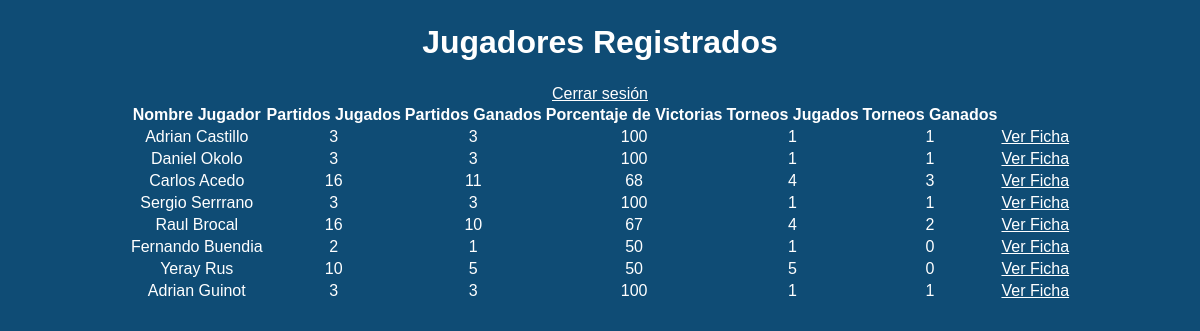
/Vistas/jugadoresVista.php, run on the app's committed database.
### tables this page shows
create table T_Jugadores(
	id int auto_increment,
    nombre varchar(255),
    partidosJugados int,
    partidosGanados int,
    porcentajeVictorias int,
    torneosJugados int,
    torneosGanados int,
    primary key(id)
	
);

### AccesoDatos/jugadoresAccesoDatos.php (called while the page is built, shortened)
<?php
class jugadoresAccesoDatos{
	function obtener(){
		$conexion = mysqli_connect('localhost','root','12345');
 		mysqli_select_db($conexion, 'Torneos');
		$consulta = mysqli_prepare($conexion, "SELECT * FROM T_Jugadores");
        $consulta->execute();
        $result = $consulta->get_result();
		$torneos =  array();
        while ($myrow = $result->fetch_assoc()) {
			array_push($torneos,$myrow);
        }
		return $torneos;
	}
}

### ReglasNegocio/jugadoresReglasNegocio.php (called while the page is built, shortened)
<?php
require("../AccesoDatos/jugadoresAccesoDatos.php");
class jugadoresReglasNegocio{
    function init($id, $nombre, $partidosJugados, $partidosGanados, $porcentajeVictorias, $torneosJugados, $torneosGanados){
        $this->id = $id;
        $this->nombre = $nombre;
        $this->partidosJugados = $partidosJugados;
        $this->partidosGanados = $partidosGanados;
        $this->porcentajeVictorias = $porcentajeVictorias;
        $this->torneosJugados = $torneosJugados;
        $this->torneosGanados = $torneosGanados;
    }
    function getID(){
        return $this->id;
    }
    function getNombre(){
        return $this->nombre;
    }
    function getPartidosJugados(){
        return $this->partidosJugados;
    }
    function getPartidosGanados(){
        return $this->partidosGanados;
    }
    function getPorcentajeVictorias(){
        return $this->porcentajeVictorias;
    }
    function getTorneosJugados(){
        return $this->torneosJugados;
    }
    function getTorneosGanados(){
        return $this->torneosGanados;
    }
    function obtener(){
        $torneosDAL = new jugadoresAccesoDatos();
        $rs = $torneosDAL->obtener();
		$listaJugadores =  array();
        foreach ($rs as $jugadores){
            $jugadoresReglasNegocio = new jugadoresReglasNegocio();
            $jugadoresReglasNegocio->init($jugadores['id'], $jugadores['nombre'], $jugadores['partidosJugados'], $jugadores['partidosGanados'], $jugadores['porcentajeVictorias'], $jugadores['torneosJugados'], $jugadores['torneosGanados']);
            array_push($listaJugadores,$jugadoresReglasNegocio);
        }
        return $listaJugadores;
    }
}

### Vistas/jugadoresVista.php (the view, shortened to what this page needs)
<!DOCTYPE html>
<html lang="es">
<head>
    <link rel="stylesheet" href="../css/jugadores.css">
</head>
<body>
    <h1>Jugadores Registrados</h1>
    <a href="../logout.php">Cerrar sesión</a>
    <table id="listaJugadores">
            <tr>
                <th class="celda">Nombre Jugador</th>
                <th class="celda">Partidos Jugados</th>
                <th class="celda">Partidos Ganados</th>
                <th class="celda">Porcentaje de Victorias</th>
                <th class="celda">Torneos Jugados</th>
                <th class="celda">Torneos Ganados</th>
            </tr>
            <?php
                require("../ReglasNegocio/jugadoresReglasNegocio.php");
                    $jugadoresBL = new jugadoresReglasNegocio();
                    $datosJugadores = $jugadoresBL->obtener();
                    foreach ($datosJugadores as $jugador){
                        echo '<tr>';
                            echo '<td class="celda">'.$jugador->getNombre().'</td>';
                            echo '<td class="celda">'.$jugador->getPartidosJugados().'</td>';
                            echo '<td class="celda">'.$jugador->getPartidosGanados().'</td>';
                            echo '<td class="celda">'.$jugador->getPorcentajeVictorias().'</td>';
                            echo '<td class="celda">'.$jugador->getTorneosJugados().'</td>';
                            echo '<td class="celda">'.$jugador->getTorneosGanados().'</td>';
                            echo "<td class=\"celda\"><a href=\"fichaJugadorVista.php?idJugador=".$jugador->getID()."\">Ver Ficha</a></td>";
                        echo '</tr>';
                    }
            ?>
    </table>
</body>
</html>

### css/jugadores.css (style rules this page uses)
* { font-family: Arial, Helvetica, sans-serif; margin: auto;text-align: center; color: white; background-color: #0f4c75; }
h1 { margin-bottom: 2%; margin-top: 2%; }

### data on the page
t_jugadores: nombre "Adrian Castillo", partidosJugados "3", partidosGanados "3", porcentajeVictorias "100", torneosJugados "1", torneosGanados "1"
t_jugadores: nombre "Daniel Okolo", partidosJugados "3", partidosGanados "3", porcentajeVictorias "100", torneosJugados "1", torneosGanados "1"
t_jugadores: nombre "Carlos Acedo", partidosJugados "16", partidosGanados "11", porcentajeVictorias "68", torneosJugados "4", torneosGanados "3"
t_jugadores: nombre "Sergio Serrrano", partidosJugados "3", partidosGanados "3", porcentajeVictorias "100", torneosJugados "1", torneosGanados "1"
t_jugadores: nombre "Raul Brocal", partidosJugados "16", partidosGanados "10", porcentajeVictorias "67", torneosJugados "4", torneosGanados "2"
t_jugadores: nombre "Fernando Buendia", partidosJugados "2", partidosGanados "1", porcentajeVictorias "50", torneosJugados "1", torneosGanados "0"
t_jugadores: nombre "Yeray Rus", partidosJugados "10", partidosGanados "5", porcentajeVictorias "50", torneosJugados "5", torneosGanados "0"
t_jugadores: nombre "Adrian Guinot", partidosJugados "3", partidosGanados "3", porcentajeVictorias "100", torneosJugados "1", torneosGanados "1"
